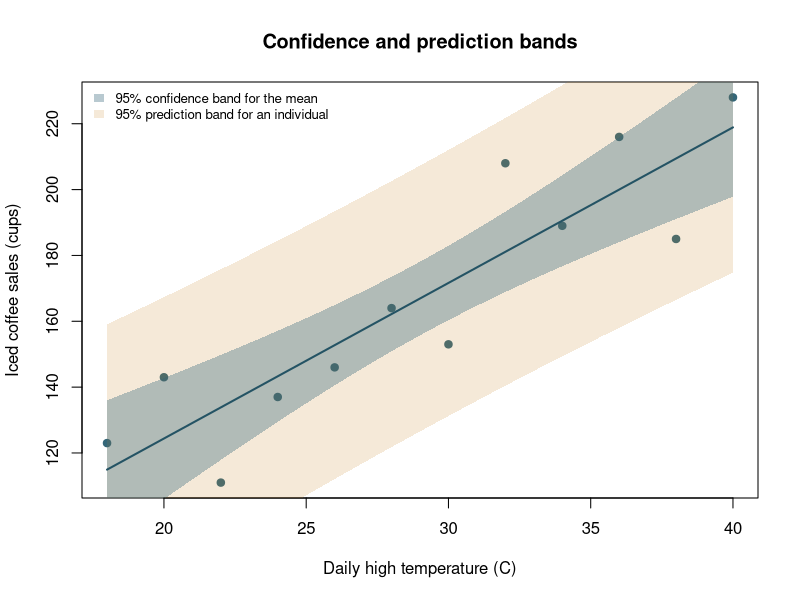

The R script that drew this image:
## ---- chunk 1
knitr::opts_chunk$set(
  echo = TRUE,
  message = FALSE,
  warning = FALSE,
  comment = "",
  collapse = TRUE,
  fig.align = "center",
  fig.width = 6.5,
  fig.height = 4,
  fig.retina = 2
)
## ---- chunk 2
# Daily high temperature and iced coffee sales.
temp <- c(18, 20, 22, 24, 26, 28, 30, 32, 34, 36, 38, 40)
sales <- c(123, 143, 111, 137, 146, 164, 153, 208, 189, 216, 185, 228)

# Fit the simple linear regression model.
model <- lm(sales ~ temp)
## ---- chunk 3
# 95% confidence interval for the mean response at 30 degrees.
predict(
  model,
  newdata = data.frame(temp = 30),
  interval = "confidence"
)
## ---- chunk 4
# 95% prediction interval for an individual response at 30 degrees.
predict(
  model,
  newdata = data.frame(temp = 30),
  interval = "prediction"
)
## ---- chunk 5
# Compute both bands over the observed range of temperatures.
x_grid <- seq(min(temp), max(temp), length.out = 200)
ci <- predict(
  model,
  newdata = data.frame(temp = x_grid),
  interval = "confidence"
)
pred_band <- predict(
  model,
  newdata = data.frame(temp = x_grid),
  interval = "prediction"
)

plot(
  temp,
  sales,
  xlab = "Daily high temperature (C)",
  ylab = "Iced coffee sales (cups)",
  main = "Confidence and prediction bands",
  pch = 19,
  col = "#346678"
)

# Draw the wider prediction band first, then the narrower confidence band.
polygon(
  c(x_grid, rev(x_grid)),
  c(pred_band[, "lwr"], rev(pred_band[, "upr"])),
  col = adjustcolor("#c9892b", alpha.f = 0.18),
  border = NA
)
polygon(
  c(x_grid, rev(x_grid)),
  c(ci[, "lwr"], rev(ci[, "upr"])),
  col = adjustcolor("#346678", alpha.f = 0.35),
  border = NA
)
lines(x_grid, ci[, "fit"], col = "#245364", lwd = 2)
legend(
  "topleft",
  legend = c("95% confidence band for the mean", "95% prediction band for an individual"),
  fill = c(
    adjustcolor("#346678", alpha.f = 0.35),
    adjustcolor("#c9892b", alpha.f = 0.18)
  ),
  border = NA,
  bty = "n",
  cex = 0.8
)
